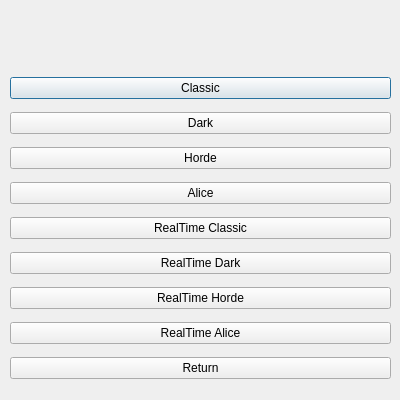
<?xml version="1.0" encoding="UTF-8"?>
<ui version="4.0">
 <class>GameChoiceStatistics</class>
 <widget class="QDialog" name="GameChoiceStatistics">
  <property name="geometry">
   <rect>
    <x>0</x>
    <y>0</y>
    <width>400</width>
    <height>400</height>
   </rect>
  </property>
  <property name="minimumSize">
   <size>
    <width>400</width>
    <height>400</height>
   </size>
  </property>
  <property name="maximumSize">
   <size>
    <width>400</width>
    <height>400</height>
   </size>
  </property>
  <property name="windowTitle">
   <string>Game Types</string>
  </property>
  <widget class="QLabel" name="label">
   <property name="geometry">
    <rect>
     <x>10</x>
     <y>15</y>
     <width>381</width>
     <height>41</height>
    </rect>
   </property>
   <property name="text">
    <string/>
   </property>
   <property name="pixmap">
    <pixmap>:/Calvin.jpg</pixmap>
   </property>
   <property name="scaledContents">
    <bool>true</bool>
   </property>
  </widget>
  <widget class="QWidget" name="horizontalLayoutWidget">
   <property name="geometry">
    <rect>
     <x>10</x>
     <y>70</y>
     <width>381</width>
     <height>321</height>
    </rect>
   </property>
   <layout class="QHBoxLayout" name="horizontalLayout">
    <item>
     <layout class="QVBoxLayout" name="verticalLayout">
      <item>
       <widget class="QPushButton" name="classicPushButton">
        <property name="text">
         <string>Classic</string>
        </property>
       </widget>
      </item>
      <item>
       <widget class="QPushButton" name="darkPushButton">
        <property name="text">
         <string>Dark</string>
        </property>
       </widget>
      </item>
      <item>
       <widget class="QPushButton" name="hordePushButton">
        <property name="text">
         <string>Horde</string>
        </property>
       </widget>
      </item>
      <item>
       <widget class="QPushButton" name="alicePushButton">
        <property name="text">
         <string>Alice</string>
        </property>
       </widget>
      </item>
      <item>
       <widget class="QPushButton" name="realTimeClassicPushButton">
        <property name="text">
         <string>RealTime Classic</string>
        </property>
       </widget>
      </item>
      <item>
       <widget class="QPushButton" name="realTimeDarkPushButton">
        <property name="text">
         <string>RealTime Dark</string>
        </property>
       </widget>
      </item>
      <item>
       <widget class="QPushButton" name="realTimeHordePushButton">
        <property name="text">
         <string>RealTime Horde</string>
        </property>
       </widget>
      </item>
      <item>
       <widget class="QPushButton" name="realTimeAlicePushButton">
        <property name="text">
         <string>RealTime Alice</string>
        </property>
       </widget>
      </item>
      <item>
       <widget class="QPushButton" name="returnPushButton">
        <property name="text">
         <string>Return</string>
        </property>
       </widget>
      </item>
     </layout>
    </item>
   </layout>
  </widget>
 </widget>
 <resources/>
 <connections/>
</ui>
